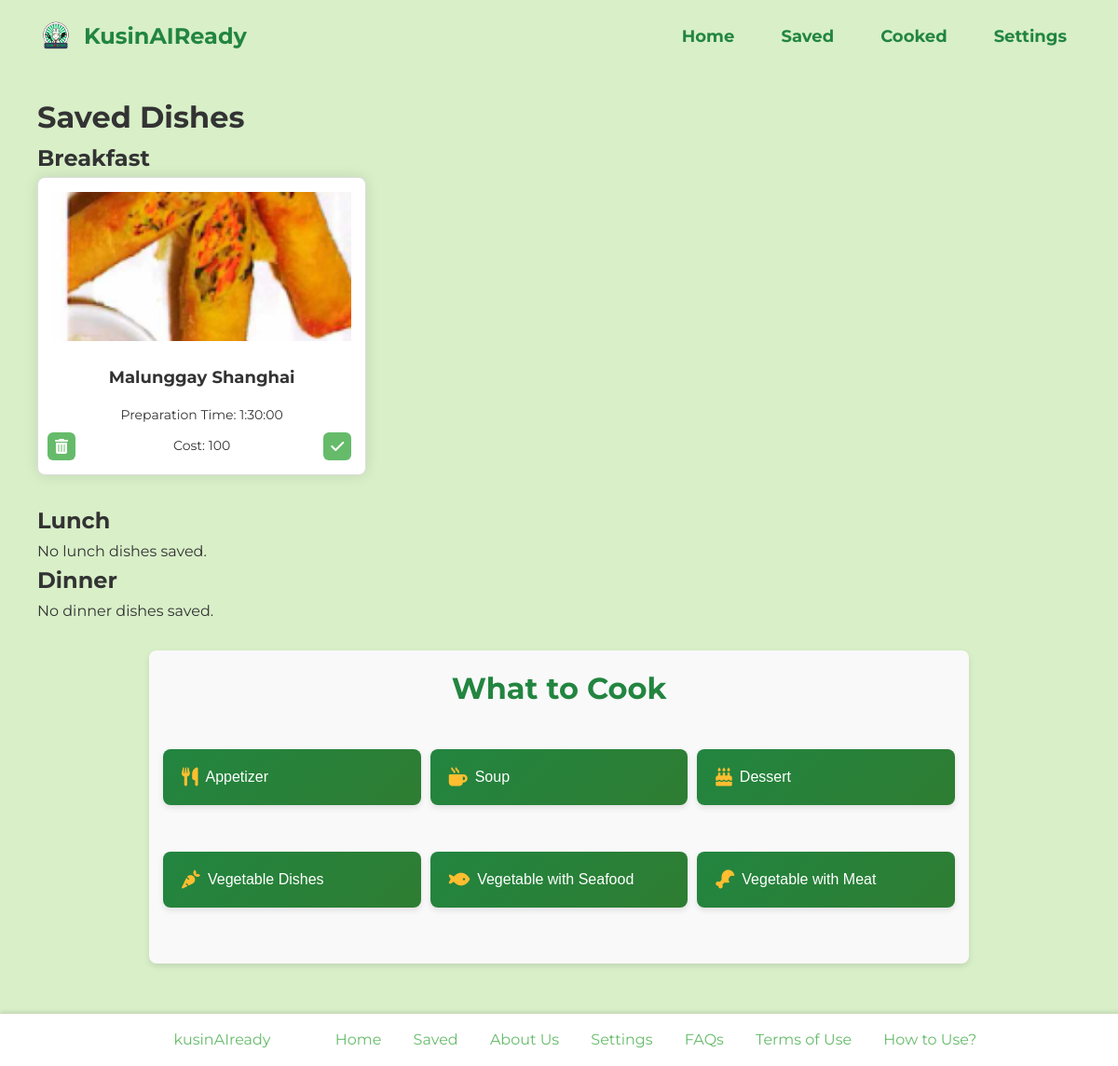
Page /saved/ (signed in) on the earlier database version.
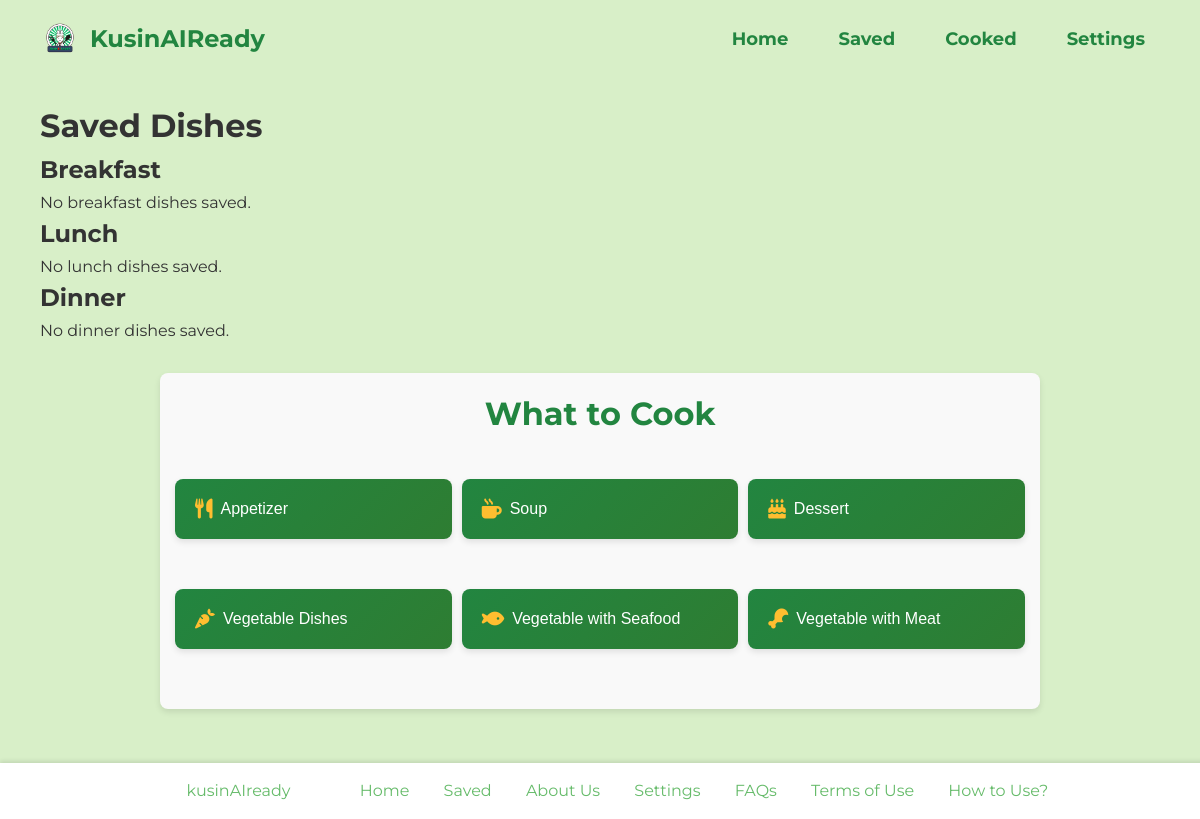
Same page on the later database version.
### kusinaiapp/models.py (models this page shows, shortened)
class DishPlan(models.Model):
    id = models.AutoField(primary_key=True)
    user = models.ForeignKey(AppUser, on_delete=models.CASCADE)
    dish = models.ForeignKey(Dish, on_delete=models.CASCADE)
    plan = models.CharField(max_length=100)
    class Meta:
        unique_together = ('user', 'dish')

class Dish(models.Model):
    id = models.AutoField(primary_key=True)
    dish_name = models.CharField(max_length=200)
    preparation_time = models.DurationField()
    ingredient_list = models.TextField()
    number_of_servings = models.CharField(max_length=50)
    procedure = models.TextField()
    nutritional_guide = models.TextField()
    skills_needed = models.CharField(max_length=200)
    age_range_that_can_eat = models.JSONField()
    cost = models.IntegerField()
    dish_image = models.ImageField(upload_to='dish_images/')
    meal_type = models.ManyToManyField(MealType)
    approved = models.BooleanField(default=False)

### kusinaiapp/views.py (the view, shortened to what this page needs)
# urls.py: path('saved/', views.saved, name='saved'),
@login_required
def saved(request):
    try:
        app_user = AppUser.objects.get(user=request.user)
    except AppUser.DoesNotExist:
        return HttpResponse('AppUser not found', status=404)
    saved_dishes = {
        'breakfast': DishPlan.objects.filter(user=app_user, plan='Breakfast'),
        'lunch': DishPlan.objects.filter(user=app_user, plan='Lunch'),
        'dinner': DishPlan.objects.filter(user=app_user, plan='Dinner'),
    }
    context = {'saved_dishes': saved_dishes}
    return render(request, 'saved.html', context)

### templates/saved.html (shortened to what the changed rows need)
<!DOCTYPE html>
<html lang="en">
<head>
    {% load static %}
    <link rel="stylesheet" href="{% static 'css/style.css' %}">
    <link rel="stylesheet" href="https://cdnjs.cloudflare.com/ajax/libs/font-awesome/6.0.0-beta3/css/all.min.css">
</head>
<body>
    <main>
        <h1>Saved Dishes</h1>
        <section class="saved-dishes">
            <h2>Breakfast</h2>
            <div class="dish-grid">
                {% for plan in saved_dishes.breakfast %}
                    <div id="dish-{{ plan.id }}" class="dish-card" onclick="window.location.href='{% url 'saveddish' plan.dish.id %}'">
                        <div class="image-container">
                            <button class="delete-button" onclick="event.stopPropagation(); handleAction('delete', '{{ plan.id }}', this)">
                                <i class="fas fa-trash-alt"></i>
                            </button>
                            <img src="{{ plan.dish.dish_image.url }}" alt="{{ plan.dish.dish_name }}">
                            <button class="done-button" onclick="event.stopPropagation(); handleAction('done', '{{ plan.id }}', this)">
                                <i class="fas fa-check"></i>
                            </button>
                        </div>
                        <h3>{{ plan.dish.dish_name }}</h3>
                        <p>Preparation Time: {{ plan.dish.preparation_time }}</p>
                        <p>Cost: {{ plan.dish.cost }}</p>
                    </div>
                {% empty %}
                    <p>No breakfast dishes saved.</p>
                {% endfor %}
            </div>
        </section>
        <section class="saved-dishes">
            <h2>Lunch</h2>
        </section>
        <section class="saved-dishes">
            <h2>Dinner</h2>
        </section>
        <section class="what-to-cook">
            <h2>What to Cook</h2>
        </section>
    </main>
</body>
</html>

Differences in the rows shown:
removed DishPlan: dish.dish_image (picture), dish.dish_name "Malunggay Shanghai", dish.preparation_time "1:30:00", dish.cost "100"
Other differences:
text now shown: "No breakfast dishes saved."
